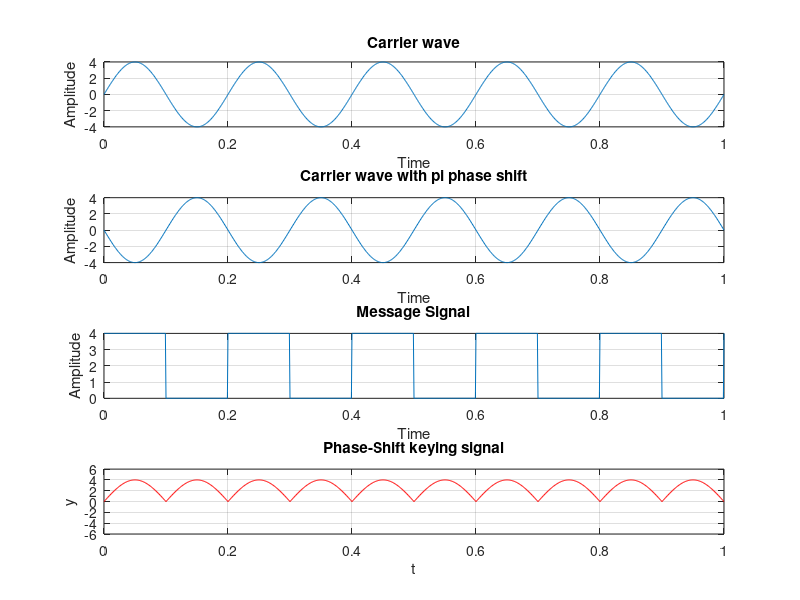

MATLAB code to generate this figure:
clc;
clear;
A = 4;
t = 0:0.001:1;
f1 = input('Carrier Sine wave frequency= ');
f2 = input('Message Frequency= ');
x = A.*sin(2*pi*f1*t);
y = A.*sin(2*pi*f1*t+pi);
subplot(4,1,1);
plot(t,x);
xlabel('Time');
ylabel('Amplitude');
title('Carrier wave');
grid on;

subplot(4,1,2);
plot(t,y);
xlabel('Time');
ylabel('Amplitude');
title('Carrier wave with pi phase shift');
grid on;

m = A/2.*square(2*pi*f2*t) + A/2;
subplot(4,1,3);
plot(t,m);
xlabel('Time');
ylabel('Amplitude');
title('Message Signal');
grid on;

n = length(t);
for i=1:n
    if m(i)==0
        f(i)=y(i);
    else
        f(i)=x(i);
    end
end
subplot(4,1,4);
plot(t,f,'r');
axis([0 1 -6 6]);
xlabel('t');
ylabel('y');
title('Phase-Shift keying signal');
grid on;

